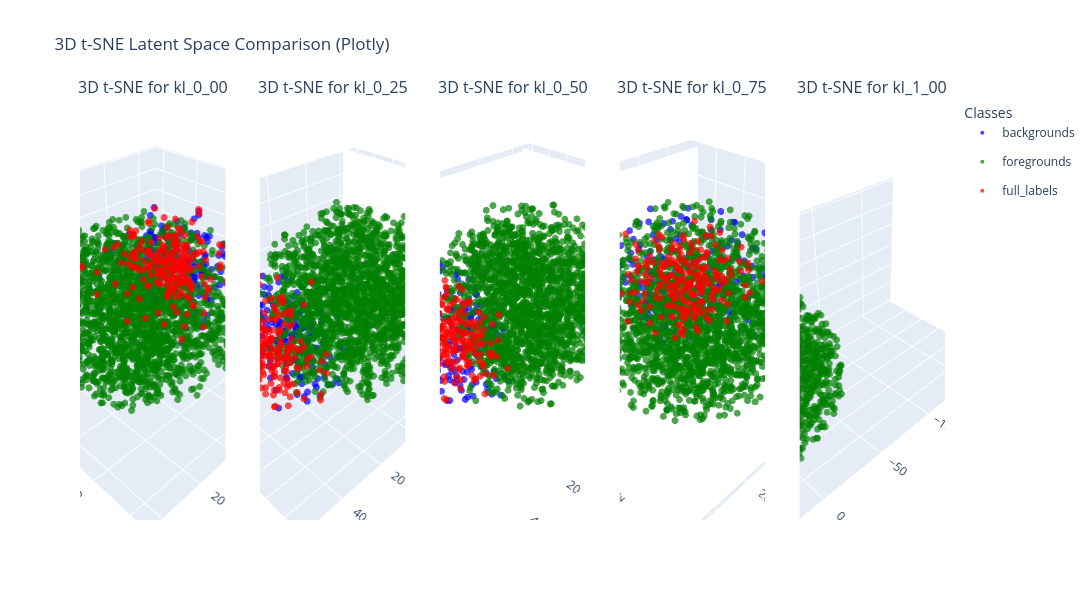

The notebook cell this image was saved under:
### Code cell
plot_latents_all_models_3d_plotly(models['init'], dataset_pineapple, label_names, label_colors, device=device)

### Figure 1 — Plotly figure (JSON) as saved in the notebook; plotly's stock layout.template omitted (floating-point values rounded to 4 significant figures; data arrays with more than 128 entries replaced by an {"elided": "..."} marker saying what was removed)
{"data": [{"legendgroup": "backgrounds", "marker": {"color": "blue", "opacity": 0.7, "size": 4}, "mode": "markers", "name": "backgrounds", "scene": "scene", "showlegend": true, "type": "scatter3d", "x": {"elided": "194 float values"}, "y": {"elided": "194 float values"}, "z": {"elided": "194 float values"}}, {"legendgroup": "foregrounds", "marker": {"color": "green", "opacity": 0.7, "size": 4}, "mode": "markers", "name": "foregrounds", "scene": "scene", "showlegend": true, "type": "scatter3d", "x": {"elided": "1847 float values"}, "y": {"elided": "1847 float values"}, "z": {"elided": "1847 float values"}}, {"legendgroup": "full_labels", "marker": {"color": "red", "opacity": 0.7, "size": 4}, "mode": "markers", "name": "full_labels", "scene": "scene", "showlegend": true, "type": "scatter3d", "x": {"elided": "219 float values"}, "y": {"elided": "219 float values"}, "z": {"elided": "219 float values"}}, {"legendgroup": "backgrounds", "marker": {"color": "blue", "opacity": 0.7, "size": 4}, "mode": "markers", "name": "backgrounds", "scene": "scene2", "showlegend": false, "type": "scatter3d", "x": {"elided": "194 float values"}, "y": {"elided": "194 float values"}, "z": {"elided": "194 float values"}}, {"legendgroup": "foregrounds", "marker": {"color": "green", "opacity": 0.7, "size": 4}, "mode": "markers", "name": "foregrounds", "scene": "scene2", "showlegend": false, "type": "scatter3d", "x": {"elided": "1847 float values"}, "y": {"elided": "1847 float values"}, "z": {"elided": "1847 float values"}}, {"legendgroup": "full_labels", "marker": {"color": "red", "opacity": 0.7, "size": 4}, "mode": "markers", "name": "full_labels", "scene": "scene2", "showlegend": false, "type": "scatter3d", "x": {"elided": "219 float values"}, "y": {"elided": "219 float values"}, "z": {"elided": "219 float values"}}, {"legendgroup": "backgrounds", "marker": {"color": "blue", "opacity": 0.7, "size": 4}, "mode": "markers", "name": "backgrounds", "scene": "scene3", "showlegend": false, "type": "scatter3d", "x": {"elided": "194 float values"}, "y": {"elided": "194 float values"}, "z": {"elided": "194 float values"}}, {"legendgroup": "foregrounds", "marker": {"color": "green", "opacity": 0.7, "size": 4}, "mode": "markers", "name": "foregrounds", "scene": "scene3", "showlegend": false, "type": "scatter3d", "x": {"elided": "1847 float values"}, "y": {"elided": "1847 float values"}, "z": {"elided": "1847 float values"}}, {"legendgroup": "full_labels", "marker": {"color": "red", "opacity": 0.7, "size": 4}, "mode": "markers", "name": "full_labels", "scene": "scene3", "showlegend": false, "type": "scatter3d", "x": {"elided": "219 float values"}, "y": {"elided": "219 float values"}, "z": {"elided": "219 float values"}}, {"legendgroup": "backgrounds", "marker": {"color": "blue", "opacity": 0.7, "size": 4}, "mode": "markers", "name": "backgrounds", "scene": "scene4", "showlegend": false, "type": "scatter3d", "x": {"elided": "194 float values"}, "y": {"elided": "194 float values"}, "z": {"elided": "194 float values"}}, {"legendgroup": "foregrounds", "marker": {"color": "green", "opacity": 0.7, "size": 4}, "mode": "markers", "name": "foregrounds", "scene": "scene4", "showlegend": false, "type": "scatter3d", "x": {"elided": "1847 float values"}, "y": {"elided": "1847 float values"}, "z": {"elided": "1847 float values"}}, {"legendgroup": "full_labels", "marker": {"color": "red", "opacity": 0.7, "size": 4}, "mode": "markers", "name": "full_labels", "scene": "scene4", "showlegend": false, "type": "scatter3d", "x": {"elided": "219 float values"}, "y": {"elided": "219 float values"}, "z": {"elided": "219 float values"}}, {"legendgroup": "backgrounds", "marker": {"color": "blue", "opacity": 0.7, "size": 4}, "mode": "markers", "name": "backgrounds", "scene": "scene5", "showlegend": false, "type": "scatter3d", "x": {"elided": "194 float values"}, "y": {"elided": "194 float values"}, "z": {"elided": "194 float values"}}, {"legendgroup": "foregrounds", "marker": {"color": "green", "opacity": 0.7, "size": 4}, "mode": "markers", "name": "foregrounds", "scene": "scene5", "showlegend": false, "type": "scatter3d", "x": {"elided": "1847 float values"}, "y": {"elided": "1847 float values"}, "z": {"elided": "1847 float values"}}, {"legendgroup": "full_labels", "marker": {"color": "red", "opacity": 0.7, "size": 4}, "mode": "markers", "name": "full_labels", "scene": "scene5", "showlegend": false, "type": "scatter3d", "x": {"elided": "219 float values"}, "y": {"elided": "219 float values"}, "z": {"elided": "219 float values"}}], "layout": {"annotations": [{"font": {"size": 16}, "showarrow": false, "text": "3D t-SNE for kl_0_00", "x": 0.084, "xanchor": "center", "xref": "paper", "y": 1, "yanchor": "bottom", "yref": "paper"}, {"font": {"size": 16}, "showarrow": false, "text": "3D t-SNE for kl_0_25", "x": 0.292, "xanchor": "center", "xref": "paper", "y": 1, "yanchor": "bottom", "yref": "paper"}, {"font": {"size": 16}, "showarrow": false, "text": "3D t-SNE for kl_0_50", "x": 0.5, "xanchor": "center", "xref": "paper", "y": 1, "yanchor": "bottom", "yref": "paper"}, {"font": {"size": 16}, "showarrow": false, "text": "3D t-SNE for kl_0_75", "x": 0.708, "xanchor": "center", "xref": "paper", "y": 1, "yanchor": "bottom", "yref": "paper"}, {"font": {"size": 16}, "showarrow": false, "text": "3D t-SNE for kl_1_00", "x": 0.916, "xanchor": "center", "xref": "paper", "y": 1, "yanchor": "bottom", "yref": "paper"}], "height": 600, "legend": {"title": {"text": "Classes"}}, "scene": {"domain": {"x": [0, 0.168], "y": [0, 1]}}, "scene2": {"domain": {"x": [0.208, 0.376], "y": [0, 1]}}, "scene3": {"domain": {"x": [0.416, 0.584], "y": [0, 1]}}, "scene4": {"domain": {"x": [0.624, 0.792], "y": [0, 1]}}, "scene5": {"domain": {"x": [0.832, 1], "y": [0, 1]}}, "title": {"text": "3D t-SNE Latent Space Comparison (Plotly)"}, "width": 3000}}
